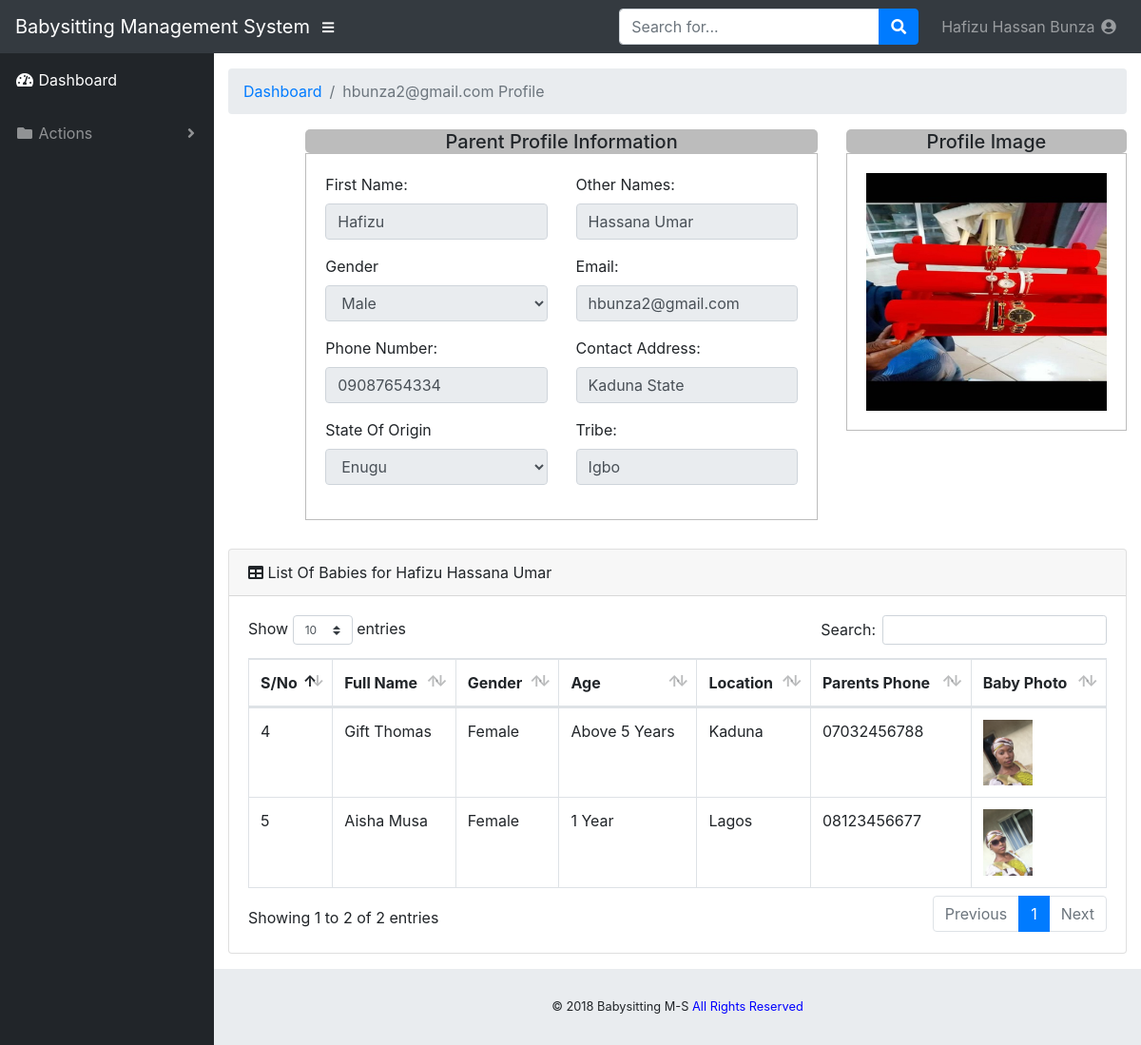
Screenshot of /admin/view_before.php?id=hbunza2@gmail.com (signed in) with the database file from the repository.
### tables this page shows
CREATE TABLE `babysitter` (
  `S/No` int(25) NOT NULL,
  `First_Name` varchar(255) NOT NULL,
  `Other_Names` varchar(255) NOT NULL,
  `Email` varchar(255) NOT NULL,
  `Phone_No` varchar(255) NOT NULL,
  `Address` varchar(255) NOT NULL,
  `State_of_origin` varchar(255) NOT NULL,
  `Local_Govt` varchar(255) NOT NULL,
  `Tribe` varchar(255) NOT NULL,
  `Gender` varchar(25) NOT NULL,
  `Photo` varchar(255) NOT NULL
);

CREATE TABLE `parents` (
  `S/No` int(25) NOT NULL,
  `First_Name` varchar(255) NOT NULL,
  `Other_Names` varchar(255) NOT NULL,
  `Email` varchar(255) NOT NULL,
  `Phone_No` varchar(255) NOT NULL,
  `Address` varchar(255) NOT NULL,
  `State_of_origin` varchar(255) NOT NULL,
  `Local_Govt` varchar(255) NOT NULL,
  `Tribe` varchar(255) NOT NULL,
  `Gender` varchar(25) NOT NULL,
  `Photo` varchar(255) NOT NULL
);

CREATE TABLE `babies` (
  `id` int(11) NOT NULL,
  `parent_email` varchar(255) NOT NULL,
  `parent_phone` varchar(255) NOT NULL,
  `baby_name` varchar(255) NOT NULL,
  `gender` varchar(255) NOT NULL,
  `age` varchar(255) NOT NULL,
  `location` varchar(255) NOT NULL,
  `photo` varchar(255) NOT NULL
);

### admin/view_before.php (the view, shortened to what this page needs)
<?php
include("includes/connection.php");
$get_email = $_GET['id'];
            $select = mysqli_query($conn,"Select * from parents where Email = '$get_email'");
            $result = mysqli_fetch_assoc($select);
            $FirstName = $result['First_Name'];
            $OtherNames = $result['Other_Names'];
            $Email = $result['Email'];
            $Phone = $result['Phone_No'];
            $Contact = $result['Address'];
            $State = $result['State_of_origin'];
            $Tribe = $result['Tribe'];
            $Gender = $result['Gender'];
            $Photo = $result['Photo'];
?>
<!DOCTYPE html>
<html lang="en">
  <head>
    <link href="vendor/bootstrap/css/bootstrap.min.css" rel="stylesheet">
    <link href="vendor/fontawesome-free/css/all.min.css" rel="stylesheet" type="text/css">
    <link href="vendor/datatables/dataTables.bootstrap4.css" rel="stylesheet">
    <link href="css/sb-admin.css" rel="stylesheet">
  </head>
  <body id="page-top">
 <?php include("includes/header_dash.php"); ?>
    <div id="wrapper">
  <?php
if($_SESSION['User_Type']=="Parent")
 include("includes/babysitter_sidebar.php");
else{
 include("includes/sidebar.php");
}
  ?>
      <div id="content-wrapper">
        <div class="container-fluid">
          <ol class="breadcrumb">
            <li class="breadcrumb-item">
              <a href="#">Dashboard</a>
            </li>
            <li class="breadcrumb-item active"><?=$Email?>  Profile</li>
          </ol>
          <div class="row">
            <div class="col-sm-1">
            </div>
            <div class="col-sm-7">
              <div class="panel panel-default">
                <div class="panel-heading" style="background-color:  #bcbcbc; text-align: center; padding-top: 1px; border-radius: 5px; width: 100%; height: 25px;">
                  <h5> Parent Profile Information</h5>
                </div>
                <div class="panel-body" style="border:1px solid  #bcbcbc; padding: 20px;">
                  <form method="POST" action="view_profile.php">
                    <div class="row">
                    <div class="col-sm-6 form-group">
                      <label>First Name:</label>
                      <input type="text" class="form-control" required pattern="^[A-Za-z ]+$" id="name_1" readonly name="name_1" value="<?=$FirstName?>">
                    </div>
                    <div class="col-sm-6 form-group">
                      <label>Other Names:</label>
                      <input type="text" class="form-control" required pattern="^[A-Za-z ]+$" id="name_2" readonly name="name_2" value="<?=$OtherNames?>">
                    </div> </div>
                    <div class="row">
                    <div class="form-group col-sm-6">
                    <label>Gender</label>
                    <select id="gender" name="gender"  class="form-control" placeholder="Choose Your Gender" required="required" readonly>
                      <option>
                        <?=$Gender?>
                      </option>
                    </select>
                  </div>
                    <div class="form-group col-sm-6">
                      <label>Email:</label>
                      <input type="text"  class="form-control" id="name" name="email" value="<?=$Email?>" readonly>
                    </div> </div>
                   <div class="row">
                    <div class="form-group col-sm-6">
                      <label>Phone Number:</label>
                      <input type="text" class="form-control" required pattern="[0-9]{11}" id="name" name="fone" value="<?=$Phone?>" readonly>
                    </div>
                    <div class="form-group col-sm-6">
                      <label>Contact Address:</label>
                      <input type="text" class="form-control" required pattern="^[A-Za-z|A-Za-z0-9 ]+$" id="name" readonly name="address" value="<?=$Contact?>">
                    </div> </div>
                    <div class="row">
                    <div class="form-group col-sm-6">
                    <label>State Of Origin</label>
                    <select id="state_o" name="state_o" class="form-control" required="required" readonly>
                      <option>
                        <?=$State?>
                      </option>
                    </select>
                  </div>
                    <div class="form-group col-sm-6">
                      <label>Tribe:</label>
                      <input type="text" class="form-control" pattern="^[A-Za-z ]+$" id="name" readonly name="tribe" value="<?=$Tribe?>" required>
                    </div> </div>
                  </form>
                </div>
              </div>
            </div>
            <div class="col-sm-4">
              <div class="panel panel-default">
                <div class="panel-heading" style="background-color:  #bcbcbc; text-align: center; padding-top: 1px; border-radius: 5px; width: 100%; height: 25px;">
                  <h5>Profile Image</h5>
                </div>
                <div class="panel-body" style="border:1px solid  #bcbcbc; padding: 20px;">
                  <img
                  <?php
                      if (empty($Photo)) {
                        echo 'src="img/uploads/avatar.png"';
                      }else{
                        echo 'src="'.$Photo.'"';
                      }
                  ?>
                   style="height: 250px; width: 100%;">
                </div>
              </div>
            </div>
          </div>
          <div class="card mb-3" style ="margin-top:30px;">
            <div class="card-header">
              <i class="fas fa-table"></i>
              List Of Babies for <?php echo $FirstName . " ". $OtherNames;  ?>
               </div>
            <div class="card-body">
              <div class="table-responsive">
                <table class="table table-bordered" id="dataTable" width="100%" cellspacing="0">
                  <thead>
                    <tr>
                      <th>S/No</th>
                      <th>Full Name</th>
                      <th>Gender</th>
                      <th>Age</th>
                      <th>Location</th>
                      <th>Parents Phone</th>
                      <th>Baby Photo</th>
                    </tr>
                  </thead>
                  <tbody>
                    <?php
                        $fetch = mysqli_query($conn,"Select * from babies where parent_email = '$get_email'");
                       while ($row = mysqli_fetch_assoc($fetch)) {
                          $id = $row['id'];
                          $baby_name = $row['baby_name'];
                          $gender = $row['gender'];
                          $age = $row['age'];
                          $location = $row['location'];
                          $phone = $row['parent_phone'];
                          echo
                          '
                            <tr>
                              <td> '.$id.' </td>
                              <td> '.$baby_name.' </td>
                              <td> '.$gender.' </td>
                              <td> '.$age.' </td>
                              <td> '.$location.' </td>
                              <td> '.$phone.' </td>';
                              ?>
                              <td> <a href="" target="_blank" > <img src = "<?=$row['photo']?>" class="img-responsive" width="52px"; id = "myImg"/> </a>  </td>
                              <?php echo '
                            </tr>
                          ';
                        }
                    ?>
                  </tbody>
                </table>
              </div>
            </div>
          </div>
        </div>
 <?php include("includes/footer_dash.php"); ?>
      </div>
    </div>
  </body>
</html>

### admin/includes/header_dash.php (shortened to what this page needs)
<?php
  include("includes/connection.php");
?>
<nav class="navbar navbar-expand navbar-dark bg-dark static-top">
  <a class="navbar-brand mr-1" href="index.html">Babysitting Management System</a>
  <button class="btn btn-link btn-sm text-white order-1 order-sm-0" id="sidebarToggle" href="#">
    <i class="fas fa-bars"></i>
  </button>
  <form class="d-none d-md-inline-block form-inline ml-auto mr-0 mr-md-3 my-2 my-md-0">
    <div class="input-group">
      <input type="text" class="form-control" placeholder="Search for..." aria-label="Search" aria-describedby="basic-addon2">
      <div class="input-group-append">
        <button class="btn btn-primary" type="button">
          <i class="fas fa-search"></i>
        </button>
      </div>
    </div>
  </form>
  <ul class="navbar-nav ml-auto ml-md-0">
    <li class="nav-item dropdown no-arrow">
      <a class="nav-link dropdown-toggle" href="#" id="userDropdown" role="button" data-toggle="dropdown" aria-haspopup="true" aria-expanded="false"><?php if ($_SESSION['User_Type']=="Babysitter") {
        $select = mysqli_query($conn,"Select * from babysitter where Email = '".$_SESSION['gotten_email']."'");
        $result = mysqli_fetch_assoc($select);
        $Full_name = $result['First_Name']." ".$result['Other_Names'];
        echo $Full_name;
      }else{
        $select = mysqli_query($conn,"Select * from parents where Email = '".$_SESSION['gotten_email']."'");
        $result = mysqli_fetch_assoc($select);
        $Full_name = $result['First_Name']." ".$result['Other_Names'];
        echo $Full_name;
      }
      ?>
        <i class="fas fa-user-circle fa-fw"></i>
      </a>
    </li>
  </ul>
</nav>

### admin/includes/sidebar.php (shortened to what this page needs)
<ul class="sidebar navbar-nav">
  <li class="nav-item active">
    <a class="nav-link" href="dashboard.php">
      <i class="fas fa-fw fa-tachometer-alt"></i>
      <span>Dashboard</span>
    </a>
  </li>
  <li class="nav-item dropdown">
    <a class="nav-link dropdown-toggle" href="#" id="pagesDropdown" role="button" data-toggle="dropdown" aria-haspopup="true" aria-expanded="false">
      <i class="fas fa-fw fa-folder"></i>
      <span>Actions</span>
    </a>
  </li>
</ul>

### admin/includes/footer_dash.php
<footer class="sticky-footer">
  <div class="container my-auto">
    <div class="copyright text-center my-auto">
      <span>&copy; 2018 Babysitting M-S <span style="color: blue;">All Rights Reserved</span> </span>
    </div>
  </div>
</footer>

### admin/css/sb-admin.css (style rules this page uses)
html { position: relative; min-height: 100%; }
body { height: 100%; }
#wrapper { display: -webkit-box; display: -ms-flexbox; display: flex; }
#wrapper #content-wrapper { overflow-x: hidden; width: 100%; padding-top: 1rem; padding-bottom: 80px; }
.navbar-nav .nav-item.active .nav-link { color: #fff; }
.navbar-nav .nav-item.dropdown .dropdown-toggle::after { width: 1rem; text-align: center; float: right; vertical-align: 0; border: 0; font-weight: 900; content: '\f105'; font-family: 'Font Awesome 5 Free'; }
.navbar-nav .nav-item.dropdown.no-arrow .dropdown-toggle::after { display: none; }
.sidebar { width: 90px !important; background-color: #212529; min-height: calc(100vh - 56px); }
.sidebar .nav-item:last-child { margin-bottom: 1rem; }
.sidebar .nav-item .nav-link { text-align: center; padding: 0.75rem 1rem; width: 90px; }
.sidebar .nav-item .nav-link span { font-size: 0.65rem; display: block; }
.sidebar .nav-item.dropdown .dropdown-toggle::after { display: none; }
.sidebar .nav-item .nav-link { color: rgba(255, 255, 255, 0.5); }
@media (min-width: 768px) { .sidebar { width: 225px !important; } }
@media (min-width: 768px) { .sidebar .nav-item .nav-link { display: block; width: 100%; text-align: left; padding: 1rem; width: 225px; } }
@media (min-width: 768px) { .sidebar .nav-item .nav-link span { font-size: 1rem; display: inline; } }
@media (min-width: 768px) { .sidebar .nav-item.dropdown .dropdown-toggle::after { display: block; } }
:root { --input-padding-x: 0.75rem; --input-padding-y: 0.75rem; }
footer.sticky-footer { display: -webkit-box; display: -ms-flexbox; display: flex; position: absolute; right: 0; bottom: 0; width: calc(100% - 90px); height: 80px; background-color: #e9ecef; }
footer.sticky-footer .copyright { line-height: 1; font-size: 0.8rem; }
@media (min-width: 768px) { footer.sticky-footer { width: calc(100% - 225px); } }

### rows the page displays
babysitter: Full_name "Hafizu Hassan Bunza"
parents: Email "hbunza2@gmail.com", name_1 "Hafizu", name_2 "Hassana Umar", gender "Male", email "hbunza2@gmail.com", fone "09087654334", address "Kaduna State", state_o "Enugu", tribe "Igbo", Photo (picture), First_Name "Hafizu", Other_Names "Hassana Umar"
babies: id "4", baby_name "Gift Thomas", gender "Female", age "Above 5 Years", location "Kaduna", parent_phone "07032456788", photo (picture)
babies: id "5", baby_name "Aisha Musa", gender "Female", age "1 Year", location "Lagos", parent_phone "08123456677", photo (picture)
